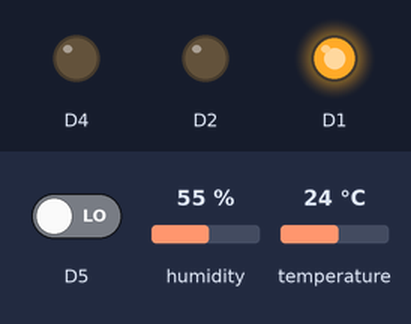
Bench run of a program on a simulated ESP8266 (NodeMCU). On the bench: output pins drawn as LEDs (lit = HIGH). Inputs (shaded band) come from the test bench; at power-on: humidity 55 %, temperature 24 °C, D5 LOW. Network time is answered at once with the bench clock; uploads are accepted with an empty reply; the local clock reads 2024-03-15 10:24:30 at power-on unless the program sets it; storage starts empty; what the program prints to the serial monitor is not drawn.

Above: at 2.9 s.
3.0 s: humidity set to 64 %
11.5 s: humidity set to 67 %
At 20.5 s:
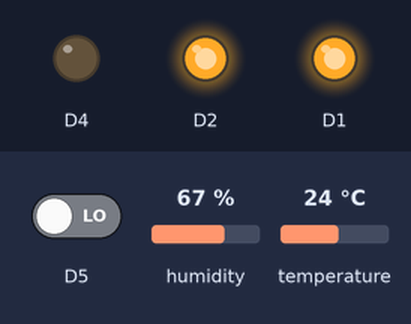
21.7 s: temperature set to 38.4 °C
31.4 s: temperature set to 39.6 °C
At 40.6 s:
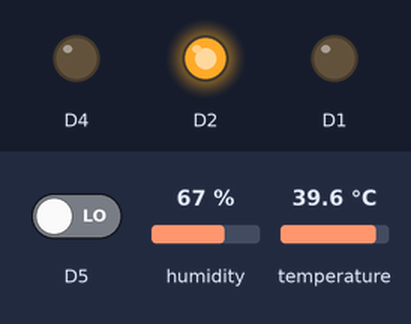
43.2 s: temperature set to 38.3 °C
51.4 s: temperature set to 37.4 °C
At 60.7 s:
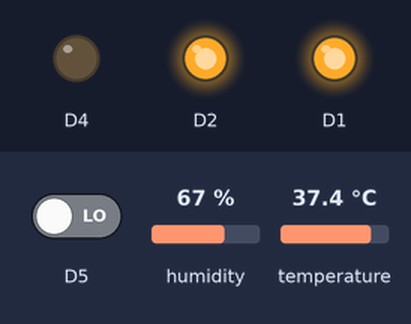
Timing chart, 0 to 62.2 s (numbered marks = the images above; inputs shaded):
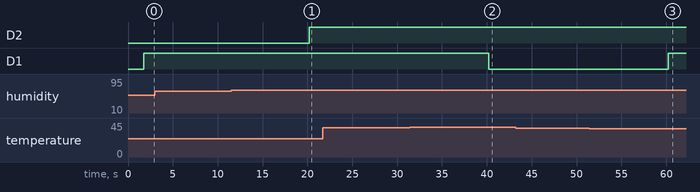

The program:

main.cpp
```cpp
#include <Arduino.h>

#include <ecs.hpp>
#include <wifi.hpp>
#include <dht.hpp>
#include <light.hpp>
#include <fan.hpp>
#include <scrolling.hpp>
#include <movement.hpp>
#include <firebase.hpp>

auto componentManager = new ComponentManager();

auto wiFi = new components::WiFi();
auto dht = new components::DHT(10000, D3);
auto light = new components::Light(500, D1, dht);
auto fan = new components::Fan(500, D2, dht);
auto scrolling = new components::Scrolling(500, D4);
auto movement = new components::Movement(500, D5);
auto firebase = new components::Firebase(500, "https://chocadeira-68d24-default-rtdb.firebaseio.com", dht, movement, light, fan, scrolling);

void setup()
{
  Serial.begin(9600);

  componentManager->add_component(wiFi);
  componentManager->add_component(dht);
  componentManager->add_component(light);
  componentManager->add_component(fan);
  componentManager->add_component(scrolling);
  componentManager->add_component(movement);
  componentManager->add_component(firebase);

  componentManager->setup();
}

void loop()
{
  componentManager->update();
}
```

Measured:
- the behaviour switches between 65 and 66 % on humidity (found by bisection; images 0 and 1)
- the behaviour switches between 39 and 39.1 °C on temperature (found by bisection; images 1 and 2)
- the behaviour switches between 37.9 and 37.8 °C on temperature (found by bisection; images 2 and 3)
- after the input at 3.0 s, every drawn part: stays the same
- after the input at 11.5 s, D2: LOW → HIGH after 8.7 s
- after the input at 21.7 s, every drawn part: stays the same
- after the input at 31.4 s, D1: HIGH → LOW after 8.8 s
- after the input at 43.2 s, every drawn part: stays the same
- after the input at 51.4 s, D1: LOW → HIGH after 8.8 s
